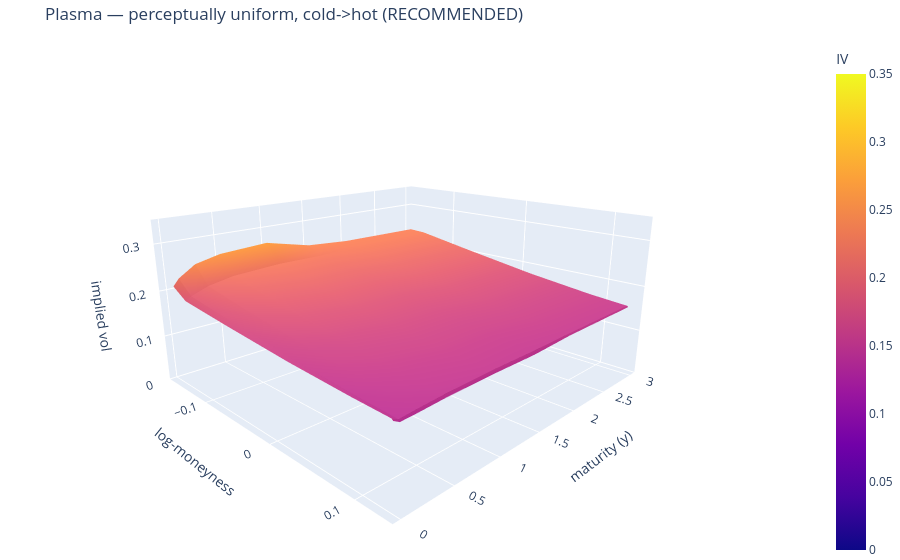
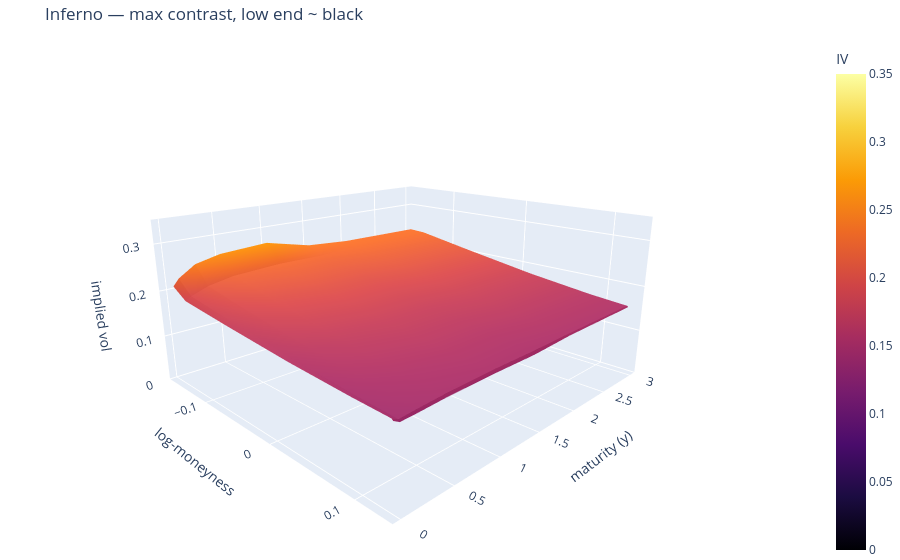
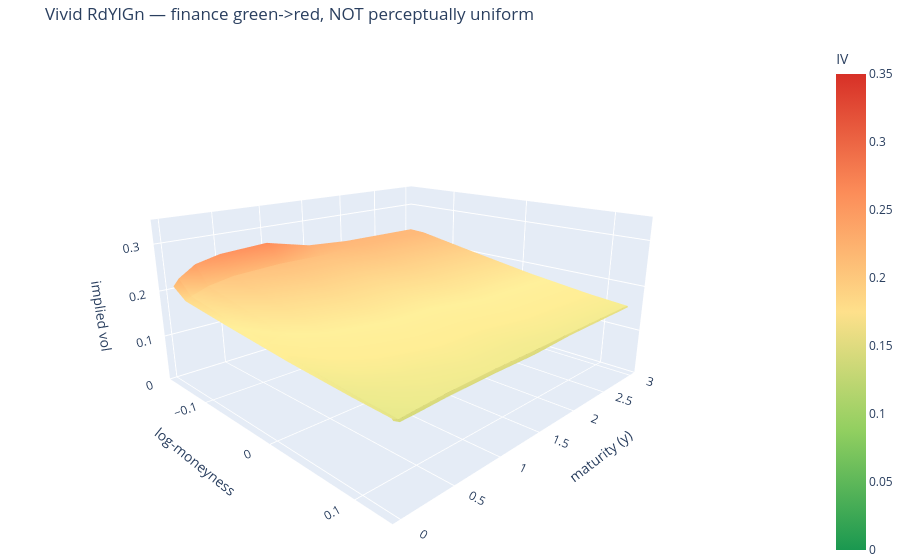

Notebook code cell kept with these figures, in order:
### Markdown cell above
## Palette comparison — pick the colormap

The shipped front palette is **pastel** (the dark-theme UI tokens `#a8e6ba`/`#ef9c92`) — too faded, too little high/low contrast, hard to read. Below is the **same** proposed surface; only the `colorscale` changes, so judge readability directly. (Standards: perceptually-uniform colormaps + monotone luminance for readability — [matplotlib/viridis](https://bids.github.io/colormap/); cold=low / hot=high IV convention — [MenthorQ](https://menthorq.com/guide/3d-volatility-surface/).)

- **Plasma** — perceptually uniform (monotone luminance → instantly readable), colorblind-safe, low end is blue (stays visible on a dark background), reads cold→hot like quant tools. **Recommended.**
- **Inferno** — also perceptually uniform, maximum contrast, but its low end is near-black and can vanish into the dark theme.
- **Vivid RdYlGn** — the intuitive finance green→red (vivid, not pastel), but **not** perceptually uniform (the bright central yellow misreads as a peak) and weak for red-green colour blindness.

### Code cell
# Same proposed surface (log-moneyness x, maturity y, fixed z=[0,0.35], gaps bridged) — ONLY the
# colorscale changes. cmin/cmax lock the colour mapping so a given colour means the same IV in all
# three, making the comparison fair. Run this cell: it renders the three candidates in order.
RDYLGN_VIVID = [[0.0, "#1a9850"], [0.25, "#91cf60"], [0.5, "#fee08b"], [0.75, "#fc8d59"], [1.0, "#d73027"]]


def palette_fig(colorscale, title):
    return go.Figure(
        go.Surface(z=z, x=xlm, y=ys, colorscale=colorscale, cmin=0.0, cmax=0.35,
                   colorbar=dict(title="IV"), connectgaps=True)
    ).update_layout(**layout(title))


for cs, title in [
    ("Plasma",      "Plasma — perceptually uniform, cold->hot (RECOMMENDED)"),
    ("Inferno",     "Inferno — max contrast, low end ~ black"),
    (RDYLGN_VIVID,  "Vivid RdYlGn — finance green->red, NOT perceptually uniform"),
]:
    palette_fig(cs, title).show()

### Figure 1 — Plotly figure (JSON) as saved in the notebook; plotly's stock layout.template omitted (floating-point values rounded to 4 significant figures)
{"data": [{"cmax": 0.35, "cmin": 0.0, "colorbar": {"title": {"text": "IV"}}, "colorscale": [[0.0, "#0d0887"], [0.1111, "#46039f"], [0.2222, "#7201a8"], [0.3333, "#9c179e"], [0.4444, "#bd3786"], [0.5556, "#d8576b"], [0.6667, "#ed7953"], [0.7778, "#fb9f3a"], [0.8889, "#fdca26"], [1.0, "#f0f921"]], "connectgaps": true, "type": "surface", "x": [-0.1603, -0.1388, -0.07126, 0.01661, 0.01661, 0.08715, 0.1256, 0.1269], "y": [0.0274, 0.08333, 0.25, 0.5, 1.0, 1.5, 2.0, 3.0], "z": [[0.2097, 0.1885, 0.1762, 0.162, 0.162, 0.1541, 0.1512, 0.1485], [0.2245, 0.196, 0.1801, 0.1612, 0.1612, 0.1495, 0.1451, 0.1417], [0.2482, 0.2098, 0.1895, 0.1665, 0.1665, 0.1528, 0.1475, 0.1427], [0.2604, 0.22, 0.1977, 0.1718, 0.1718, 0.1562, 0.1503, 0.1453], [0.2669, 0.2258, 0.203, 0.1762, 0.1762, 0.1596, 0.153, 0.147], [null, 0.2255, 0.2034, 0.1767, 0.1767, 0.1597, 0.1529, 0.1466], [null, 0.2302, 0.2076, 0.1804, 0.1804, 0.1624, 0.1545, null], [null, 0.2314, 0.2087, 0.1809, 0.1809, 0.163, 0.156, null]]}], "layout": {"height": 560, "margin": {"b": 0, "l": 0, "r": 0, "t": 40}, "scene": {"aspectratio": {"x": 1.4, "y": 1.5, "z": 0.7}, "camera": {"eye": {"x": 1.8, "y": -1.8, "z": 0.8}}, "xaxis": {"title": {"text": "log-moneyness"}}, "yaxis": {"title": {"text": "maturity (y)"}}, "zaxis": {"range": [0.0, 0.35], "title": {"text": "implied vol"}}}, "title": {"text": "Plasma — perceptually uniform, cold->hot (RECOMMENDED)"}}}

### Figure 2 — Plotly figure (JSON) as saved in the notebook; plotly's stock layout.template omitted (floating-point values rounded to 4 significant figures)
{"data": [{"cmax": 0.35, "cmin": 0.0, "colorbar": {"title": {"text": "IV"}}, "colorscale": [[0.0, "#000004"], [0.1111, "#1b0c41"], [0.2222, "#4a0c6b"], [0.3333, "#781c6d"], [0.4444, "#a52c60"], [0.5556, "#cf4446"], [0.6667, "#ed6925"], [0.7778, "#fb9b06"], [0.8889, "#f7d13d"], [1.0, "#fcffa4"]], "connectgaps": true, "type": "surface", "x": [-0.1603, -0.1388, -0.07126, 0.01661, 0.01661, 0.08715, 0.1256, 0.1269], "y": [0.0274, 0.08333, 0.25, 0.5, 1.0, 1.5, 2.0, 3.0], "z": [[0.2097, 0.1885, 0.1762, 0.162, 0.162, 0.1541, 0.1512, 0.1485], [0.2245, 0.196, 0.1801, 0.1612, 0.1612, 0.1495, 0.1451, 0.1417], [0.2482, 0.2098, 0.1895, 0.1665, 0.1665, 0.1528, 0.1475, 0.1427], [0.2604, 0.22, 0.1977, 0.1718, 0.1718, 0.1562, 0.1503, 0.1453], [0.2669, 0.2258, 0.203, 0.1762, 0.1762, 0.1596, 0.153, 0.147], [null, 0.2255, 0.2034, 0.1767, 0.1767, 0.1597, 0.1529, 0.1466], [null, 0.2302, 0.2076, 0.1804, 0.1804, 0.1624, 0.1545, null], [null, 0.2314, 0.2087, 0.1809, 0.1809, 0.163, 0.156, null]]}], "layout": {"height": 560, "margin": {"b": 0, "l": 0, "r": 0, "t": 40}, "scene": {"aspectratio": {"x": 1.4, "y": 1.5, "z": 0.7}, "camera": {"eye": {"x": 1.8, "y": -1.8, "z": 0.8}}, "xaxis": {"title": {"text": "log-moneyness"}}, "yaxis": {"title": {"text": "maturity (y)"}}, "zaxis": {"range": [0.0, 0.35], "title": {"text": "implied vol"}}}, "title": {"text": "Inferno — max contrast, low end ~ black"}}}

### Figure 3 — Plotly figure (JSON) as saved in the notebook; plotly's stock layout.template omitted (floating-point values rounded to 4 significant figures)
{"data": [{"cmax": 0.35, "cmin": 0.0, "colorbar": {"title": {"text": "IV"}}, "colorscale": [[0.0, "#1a9850"], [0.25, "#91cf60"], [0.5, "#fee08b"], [0.75, "#fc8d59"], [1.0, "#d73027"]], "connectgaps": true, "type": "surface", "x": [-0.1603, -0.1388, -0.07126, 0.01661, 0.01661, 0.08715, 0.1256, 0.1269], "y": [0.0274, 0.08333, 0.25, 0.5, 1.0, 1.5, 2.0, 3.0], "z": [[0.2097, 0.1885, 0.1762, 0.162, 0.162, 0.1541, 0.1512, 0.1485], [0.2245, 0.196, 0.1801, 0.1612, 0.1612, 0.1495, 0.1451, 0.1417], [0.2482, 0.2098, 0.1895, 0.1665, 0.1665, 0.1528, 0.1475, 0.1427], [0.2604, 0.22, 0.1977, 0.1718, 0.1718, 0.1562, 0.1503, 0.1453], [0.2669, 0.2258, 0.203, 0.1762, 0.1762, 0.1596, 0.153, 0.147], [null, 0.2255, 0.2034, 0.1767, 0.1767, 0.1597, 0.1529, 0.1466], [null, 0.2302, 0.2076, 0.1804, 0.1804, 0.1624, 0.1545, null], [null, 0.2314, 0.2087, 0.1809, 0.1809, 0.163, 0.156, null]]}], "layout": {"height": 560, "margin": {"b": 0, "l": 0, "r": 0, "t": 40}, "scene": {"aspectratio": {"x": 1.4, "y": 1.5, "z": 0.7}, "camera": {"eye": {"x": 1.8, "y": -1.8, "z": 0.8}}, "xaxis": {"title": {"text": "log-moneyness"}}, "yaxis": {"title": {"text": "maturity (y)"}}, "zaxis": {"range": [0.0, 0.35], "title": {"text": "implied vol"}}}, "title": {"text": "Vivid RdYlGn — finance green->red, NOT perceptually uniform"}}}
